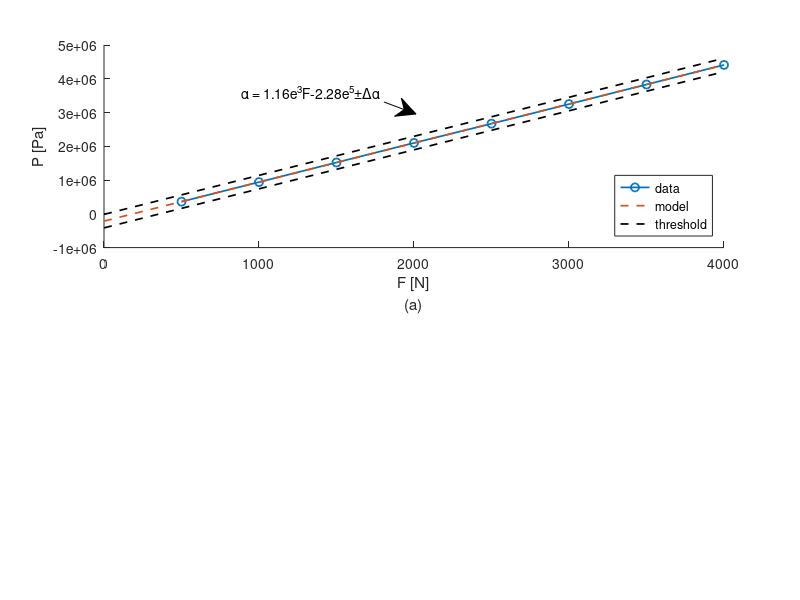

Source code (MATLAB): (Note: this script raises an error after producing the figure.)
clc; clear all; close all;

% independent variables
% push rod force
force = [1 1 1 1 1 1 1 1; ...
         0.5 1 1.5 2 2.5 3 3.5 4]'.*[1 1e3];
% push rod force rate
rate = [1 1 1 1 1 1 1 1; ...
        5 10 15 20 25 30 35 40]'.*[1 1e3];

% dependent variables
pressure1 = [0.36 0.94 1.52 2.10 2.67 3.25 3.83 4.41]'*1e6; % pressure 1
pressure2 = pressure1; % pressure 2
flow1 = [5.91 11.83 17.73 23.65 29.57 35.49 41.39 47.32]'*1e-06; % vol. floq q1
flow2 = flow1; % vol. floq q2

% normal equation
theta1 = pinv(force'*force)*force'*pressure1;
theta2 = pinv(force'*force)*force'*pressure2;
theta3 = pinv(rate'*rate)*rate'*flow1;
theta4 = pinv(rate'*rate)*rate'*flow2;

% linear regression pressure vs force(normal equation)
force_lin = linspace(0, 4000, 21);
pressure1_lin = theta1(1) + theta1(2)*force_lin;
pressure2_lin = theta2(1) + theta2(2)*force_lin;

% define rate equation considering adjustment
rate_lin = linspace(0, 5e4, 21);
flow1_lin = theta3(1) + theta3(2)*rate_lin;
flow2_lin = theta4(1) + theta4(2)*rate_lin;

figure(1)
subplot(2,1,1)
hold on
plot(force(:,2), pressure1, 'o-','LineWidth',1.25,'MarkerSize',6)
plot(force_lin,pressure1_lin,'--','LineWidth',1.25)
plot(force_lin,pressure1_lin + 2e5,'k--','LineWidth',1.25)
plot(force_lin,pressure1_lin - 2e5,'k--','LineWidth',1.25)
ylabel('P [Pa]')
xlabel({'F [N]','(a)'})
legend('data','model','threshold','location','southeast')
fig_x = [0.48 0.52];
fig_y1 = [0.83 0.81];
annotation('textarrow',fig_x,fig_y1,'String','\alpha = 1.16e^3F-2.28e^5\pm\Delta\alpha')
ax = gca; 
ax.FontSize = 10; 

subplot(2,1,2)
hold on
plot(rate(:,2), flow1, 'o-','LineWidth',1.25,'MarkerSize',6)
plot(rate_lin,flow1_lin,'--','LineWidth',1.25)
plot(rate_lin,flow1_lin + 2e-6,'k--','LineWidth',1.25)
plot(rate_lin,flow1_lin - 2e-6,'k--','LineWidth',1.25)
ylabel('Q [m^3/s]')
xlabel({'dF/dt [N/s]','(b)'})
legend('data','model','threshold','location','southeast')
fig_x = [0.48 0.52];
fig_y2 = [0.35 0.33];
str = {'\epsilon = 1.18e^{-9}dF/dt\pm\Delta\epsilon'};
annotation('textarrow',fig_x,fig_y2,'string',str)
ax = gca; 
ax.FontSize = 10; 